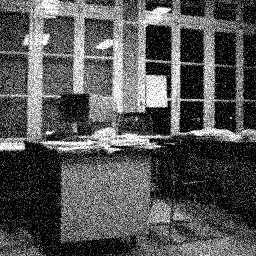
%> input picture office_noisy.png, 256 x 256 px
$ octave gaussian.m   (GNU Octave 9; MATLAB toolbox functions it lacks are replaced by stand-ins)
%> lines starting %> are read from the running program, lines starting %| are printed output that depends on the picture
clear all;
clc;
% read the image
img = imread('office_noisy.png');
%> img is the input picture: size 256x256 uint8; min 0, max 255, mean 84.7
% make the image white-black
colormap(gray)
%define sigma(Standard Deviation of Gaussian Distribution)
sigma = [0.5,1,2,5,10,50];
  counter = 2;
  counter2 = 1;
for i=1:length(sigma)
%define gaussian filter second value is the size(width) of the 2D signal-
%typically the filter is 6 times sigma
filt = fspecial('gaussian', [sigma(i)*6,sigma(i)*6] , sigma(i));
% show the gaussian distribution in odd index
subplot(6,2,counter2)
%the height of the plot in z direction is defined by the value in the
%corresponding row column entry in (sigma(i)*6) * (sigma(i)*6) grid formed by the input matrix
surf(filt)
title(['gaussion filter\sigma=' ,num2str(sigma(i))]);
%same means that the output matrix has the same size as the input image
%matrix
%is used as filter it outputs the filtered image(linear)
img_filt = conv2(img,filt,'same');
subplot(6,2,counter)
%image is smoothed
image(img_filt)
%define a title above image while plotting
title('filtered image')
axis tight equal
%define odd and even index (odd for gaussian distribution and even for filtered image)
counter = counter+2;
counter2 = counter2+2;
end
%> this loop made 6 passes
%> pass 1, `img_filt = conv2(img,filt,'same');`:
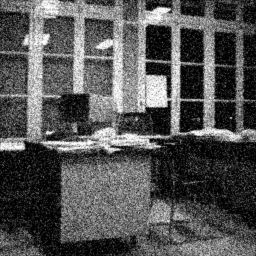
%> img_filt: size 256x256 double; min 0, max 255, mean 84.6
%> pass 2, `img_filt = conv2(img,filt,'same');`:
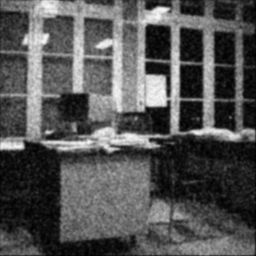
%> img_filt: size 256x256 double; min 1.11, max 250.3, mean 84.2
%> pass 3, `img_filt = conv2(img,filt,'same');`:
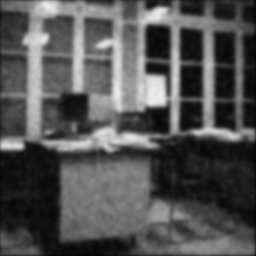
%> img_filt: size 256x256 double; min 4.42, max 235.8, mean 83.8
%> after the loop, counter = 14; counter2 = 13
%> after the loop:
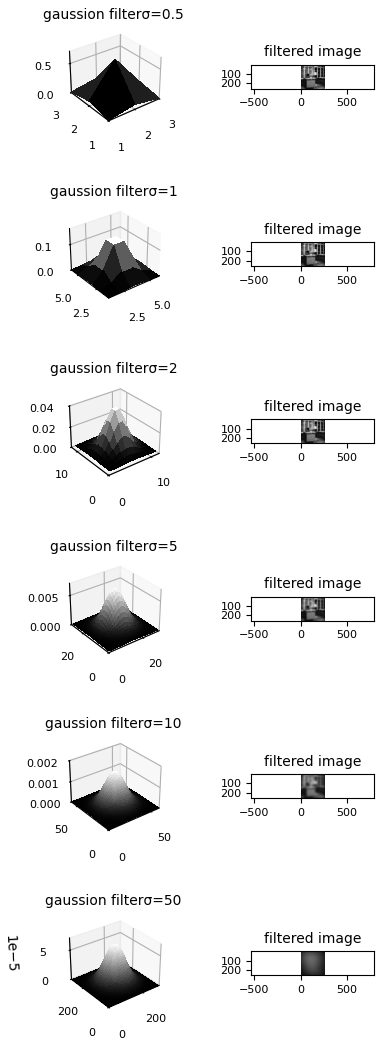
%> figure redrawn from the program's plot data, 12 panels
